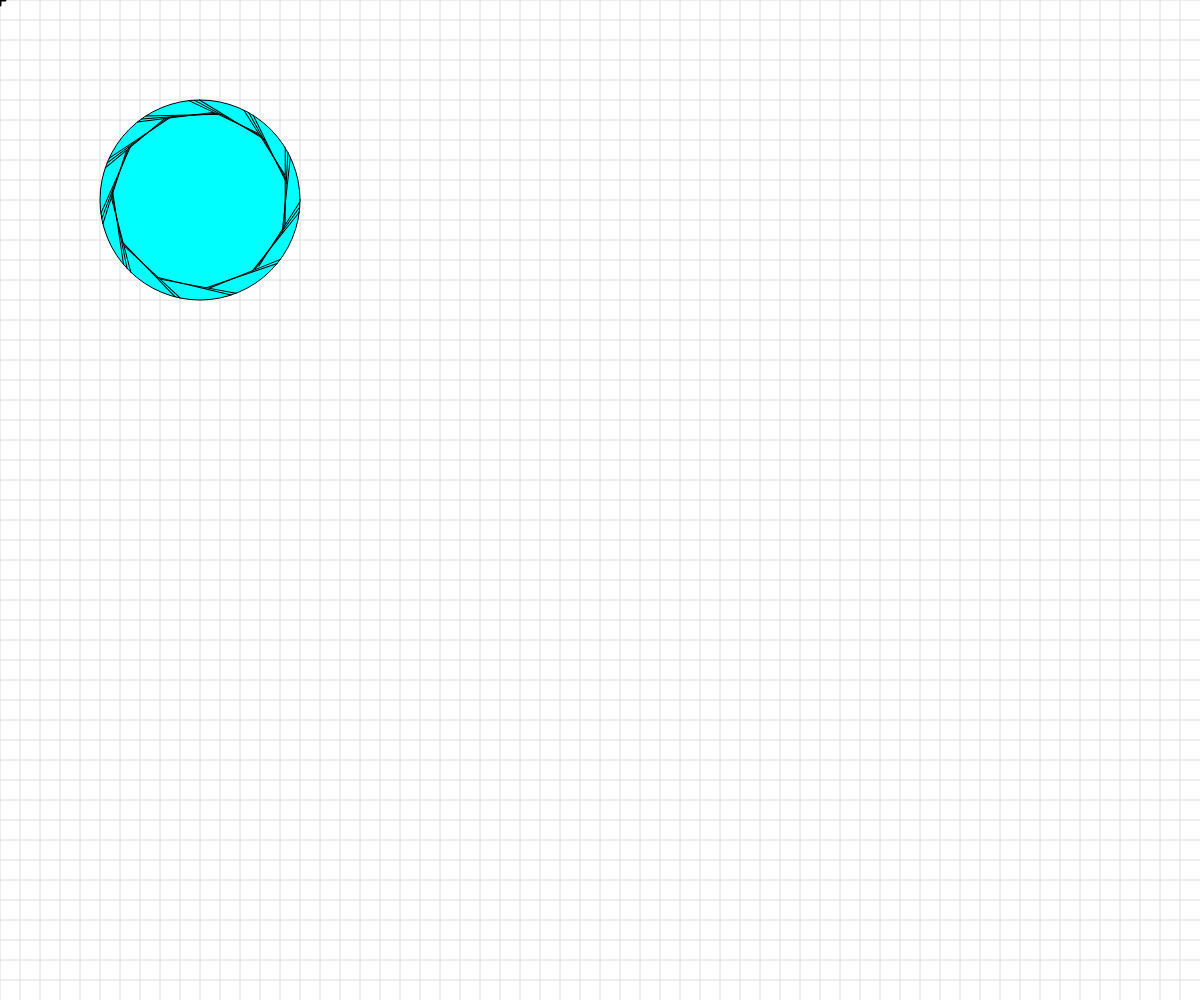
Frame 1 (no input)
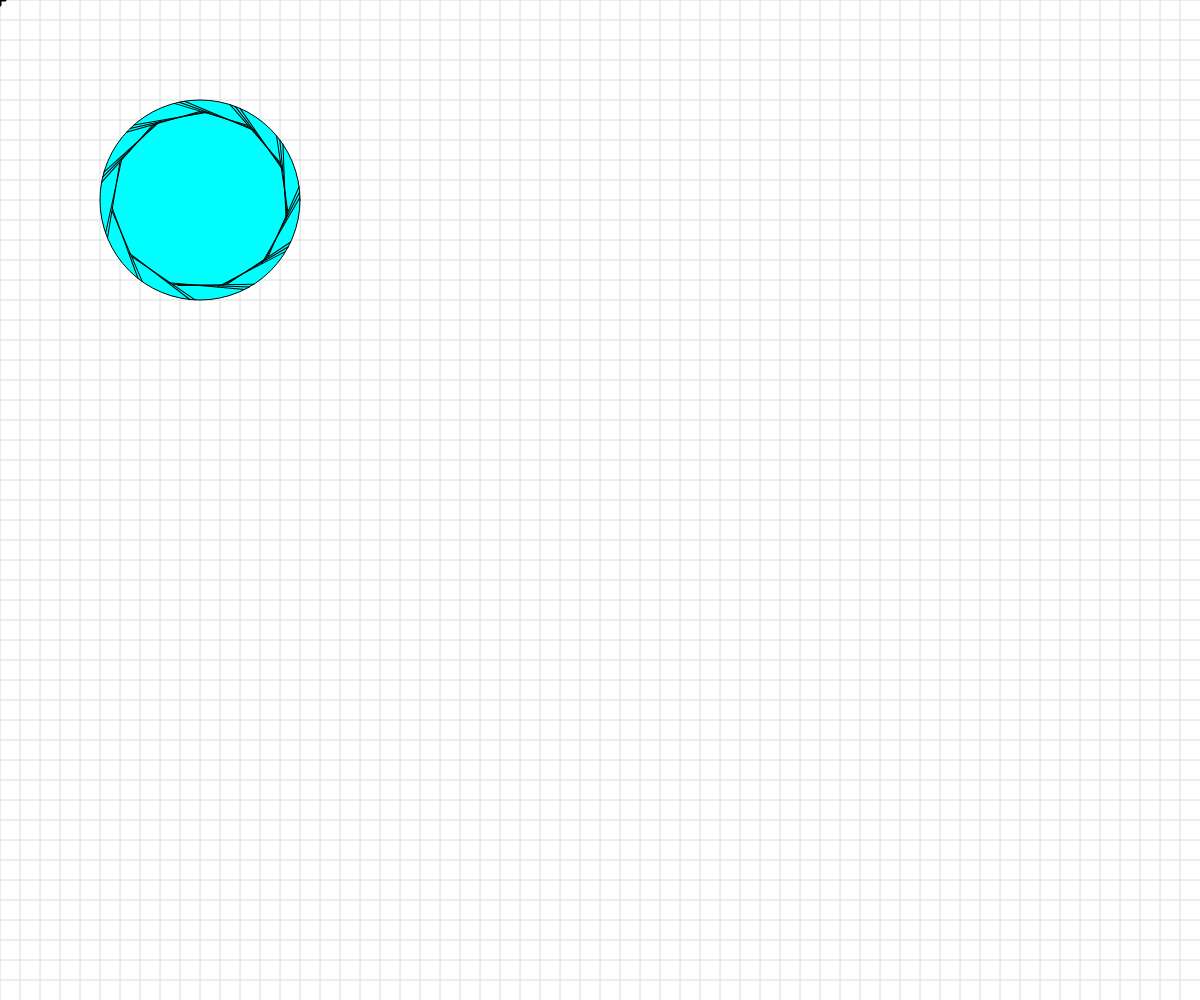
Frame 60 (no input)
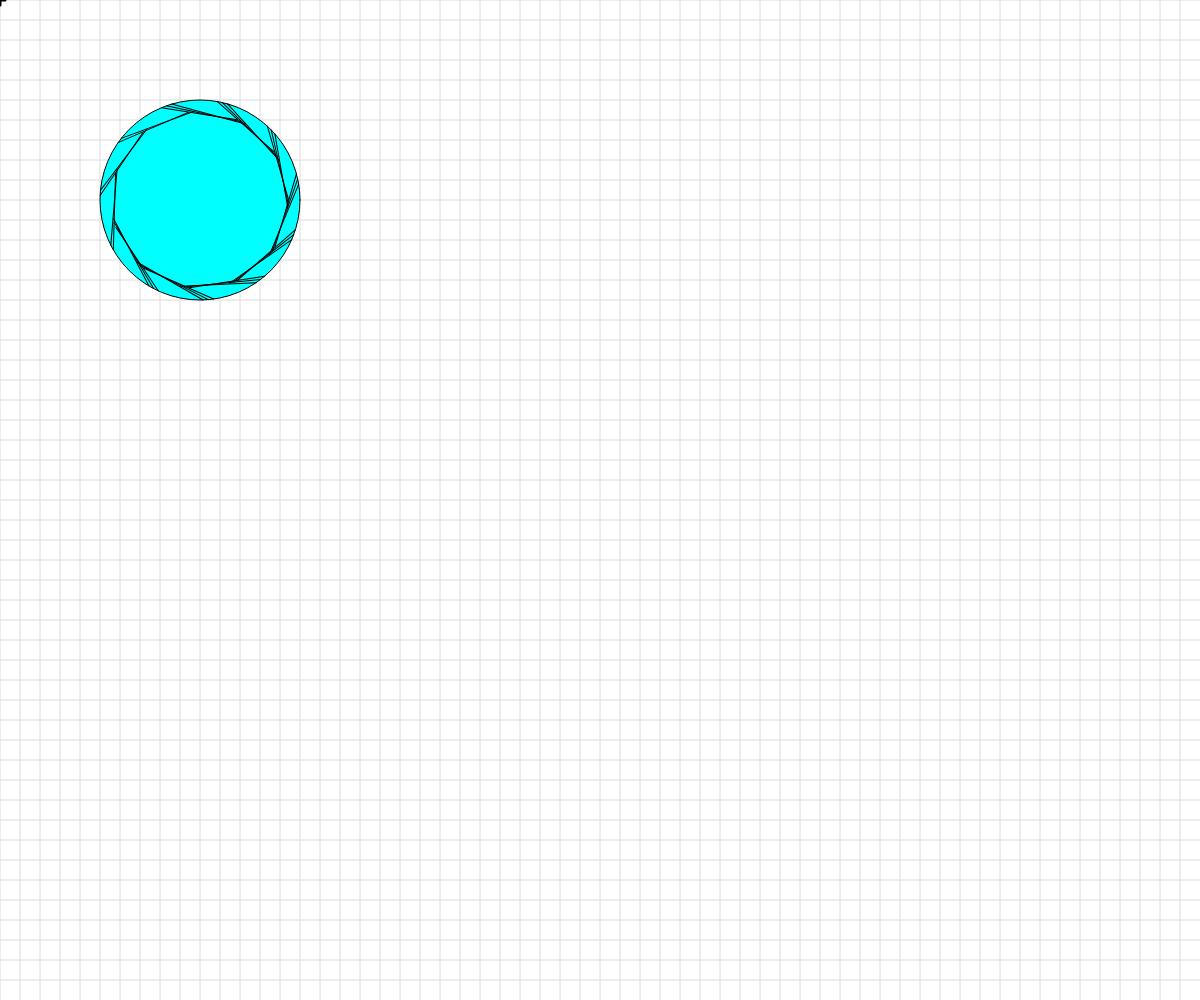
Frame 120 (the mouse pressed at the canvas centre since frame 60)

The p5.js sketch that drew these frames (run headless with seeded random() and noise() and a simulated clock; from frame 60 on, the mouse is pressed at the canvas centre):

// p5.js sketch
// ── sketch.js
// Basic Transformations Sandbox


let originalSpacing = 20;


function setup() {
  createCanvas(windowWidth, windowHeight);
}

function draw() {
  //coordinate systems reset at the start of draw()
  background(255);
  drawBasicGrid(220);

  /* //transformation one: TRANSLATION

  push(); //new coordinate system
  translate(120, 120); //moves the origin
  drawBasicGrid(180);
  rectangleRed(0, 0);
  pop(); //back to the first coordinate system

  rectangleBlue(0, 0); */

  //transformation two: SCALE

  /* push();
  rectMode(CORNER);
  rectangleRed(40, 0);
  //Scale Factors:
  //1 → no change     <1 → smaller     >1 → larger

  translate(100, 100);
  let scaleAmount = 2.5;
  scaleAmount = map(mouseX, 0, width, 0, 4);
  scale(scaleAmount); //always scales from 0,0
  drawBasicGrid(180);
  rectangleBlue(0, 0);

  pop(); */

  //transformation three: ROTATION
  //reminder: rotations are measured in radians, not degrees! Functions can help with the conversion...

  /* angleMode(DEGREES); //default is radians
  push();
  rectangleRed(20, 20);
  
  translate(120, 120);
  rotate(frameCount);
  drawBasicGrid(180);
  face(0, 0);
  pop(); */


  //Combinations of Transformations

  /* push();
  translate(100, 100);
  rotate(45);
  scale(5);
  drawBasicGrid(180);
  face(0, 0);
  pop(); */


  //Individual Challenge


  /* push();
  angleMode(DEGREES);
  drawBasicGrid(180);
  translate(200, 200);
  rotate(frameCount);

  circle(0, 0, 150);
  let numSpokes = map(mouseX, 0, width, 0, 360);
  numSpokes = floor(numSpokes);

  for(i = 0; i < numSpokes; i++){
    line(0, 0, 75, 0);
    rotate(360/numSpokes); 

  }

  pop();
 */

  let numSpokes = 30

  push();

  translate(200, 200);
  fill("cyan"); 
  circle(0, 0, 200);
  rotate(frameCount / 60);

  for (i = 0; i < numSpokes; i++) {
    line(60, 65, 100, 0);
    rotate(360 / numSpokes);
  }

  pop();
}


function face(x, y) {
  //draw a face at x,y
  push();
  translate(x, y);
  ellipseMode(CENTER);
  fill(200, 200, 0);
  stroke(0);
  ellipse(0, 0, 80, 80);
  fill(90, 140, 30, 220);
  triangle(-20, 20, 20, 20, 0, 30);
  fill(0);
  ellipse(-25, 0, 10, 10);
  ellipse(25, 0, 10, 10);
  strokeWeight(5);
  line(-30, -10, 30, -10);
  strokeWeight(1);
  pop();

}

function rectangleRed(x, y) {
  //draw a red rectangle at x,y (sized 50 pixels square) - to visualize what happens to the coordinate system
  //when different basic transformations are applied.
  noStroke();
  fill(255, 0, 0, 150);
  rect(x, y, 50, 50);

}

function rectangleBlue(x, y) {
  //draw a red rectangle at x,y (sized 50 pixels square) - to visualize what happens to the coordinate system
  //when different basic transformations are applied.
  noStroke();
  fill(0, 0, 255, 150);
  rect(x, y, 50, 50);

}

function drawBasicGrid(shade) {
  //draw the normal cartesian Coordinate Grid, in a light color. Spaced at 20 px by default
  stroke(shade);
  for (let x = 0; x < width; x += 20) {
    line(x, 0, x, height);
  }
  for (let y = 0; y < height; y += 20) {
    line(0, y, width, y);
  }

  //Draw "X" at the origin
  strokeWeight(3);
  stroke(0);
  line(-5, 0, 5, 0);
  line(0, 5, 0, -5);
  strokeWeight(1);
}
